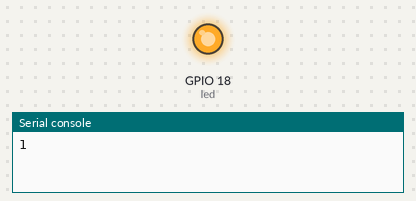
A program run on a simulated ESP32 board running MicroPython. Parts: output pins drawn as LEDs (lit = HIGH), the last lines printed to the serial console.

Above: at 2.5 s.
At 7.6 s:
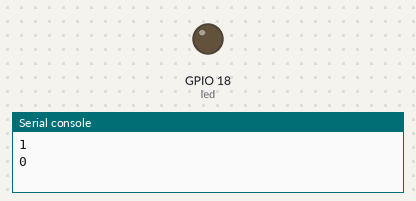
Timing chart, 0 to 13.3 s (numbered marks = the images above):
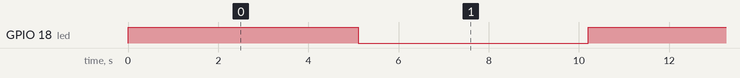

The program:

main.py
```python
from machine import Pin, ADC
import time

sensor = ADC(Pin(36)) #Analog sensor connected to pin A0
sensor.atten(ADC.ATTN_11DB)


led = Pin(18, Pin.OUT) # builtin LED connected to pin 18

while True:
    led.value(not led.value())
    print(led.value())

    time.sleep(0.1)
    #read = sensor.read()
    #print(read)

    time.sleep(5)
```

Measured:
- by itself, GPIO 18 (led): alternates HIGH for 5.1 s and LOW for 5.1 s
